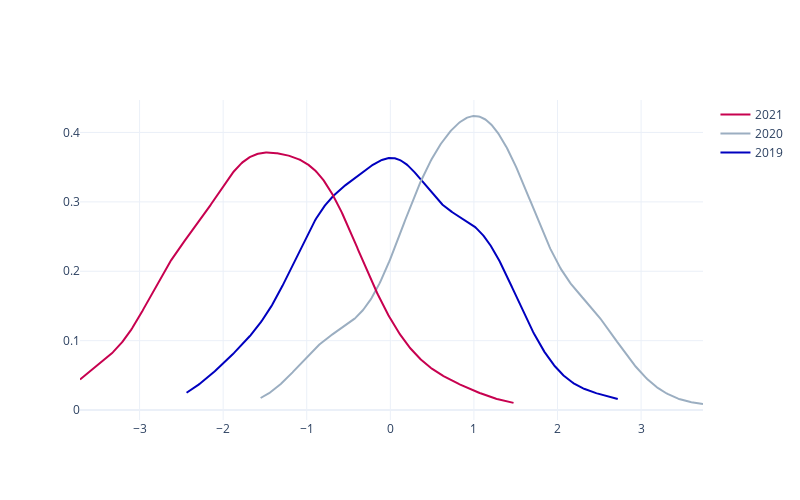

Notebook code cell kept with this figure:
### Markdown cell above
## Distributions

### Code cell
# Even though the theme is registered, for figure factory plots the colors need to be manually set.
from plotly.figure_factory import create_distplot

df = pd.DataFrame({'2019': np.random.randn(200),
                   '2020': np.random.randn(200)+1,
                   '2021': np.random.randn(200)-1.5})


fig = create_distplot(
    [df[c] for c in df.columns], df.columns, curve_type='kde',
    show_rug=False, bin_size=.4, show_hist=False, colors=pio.templates["statworx_plotly_theme"].layout.colorway)



fig.update_layout(
    width=800,
    height=500,
)
fig.show()

### Figure 1 — Plotly figure (JSON) as saved in the notebook; plotly's stock layout.template omitted (floating-point values rounded to 4 significant figures; data arrays with more than 128 entries replaced by an {"elided": "..."} marker saying what was removed)
{"data": [{"legendgroup": "2019", "marker": {"color": "#0000bf"}, "mode": "lines", "name": "2019", "showlegend": true, "type": "scatter", "x": {"elided": "500 float values"}, "xaxis": "x", "y": {"elided": "500 float values"}, "yaxis": "y"}, {"legendgroup": "2020", "marker": {"color": "#9baec1"}, "mode": "lines", "name": "2020", "showlegend": true, "type": "scatter", "x": {"elided": "500 float values"}, "xaxis": "x", "y": {"elided": "500 float values"}, "yaxis": "y"}, {"legendgroup": "2021", "marker": {"color": "#c7014f"}, "mode": "lines", "name": "2021", "showlegend": true, "type": "scatter", "x": {"elided": "500 float values"}, "xaxis": "x", "y": {"elided": "500 float values"}, "yaxis": "y"}], "layout": {"barmode": "overlay", "height": 500, "hovermode": "closest", "legend": {"traceorder": "reversed"}, "width": 800, "xaxis": {"anchor": "y2", "domain": [0, 1], "zeroline": false}, "yaxis": {"anchor": "free", "domain": [0, 1], "position": 0}}}
